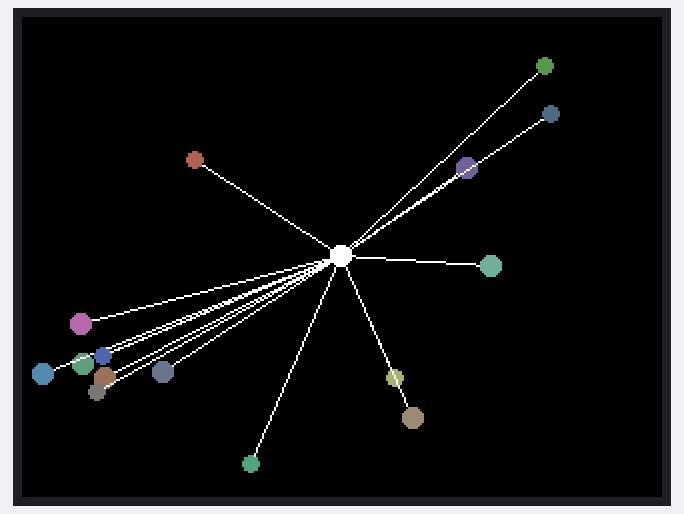
The sketch below on a simulated ESP32. On the bench: 320×240 colour display. Random numbers use the default seed unless the sketch sets one.

Above: at 0.4 s.
At 0.9 s:
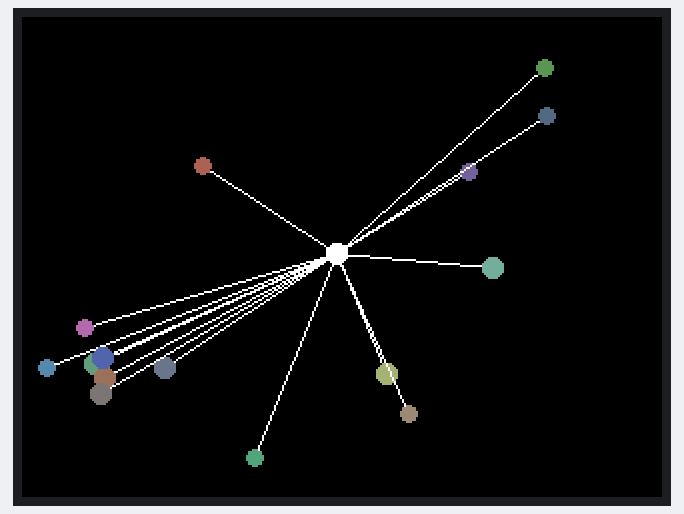
At 1.4 s:
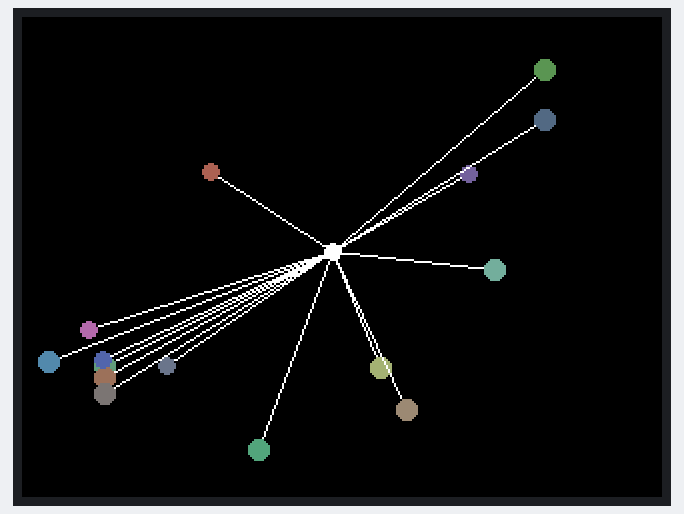
At 10.73 s:
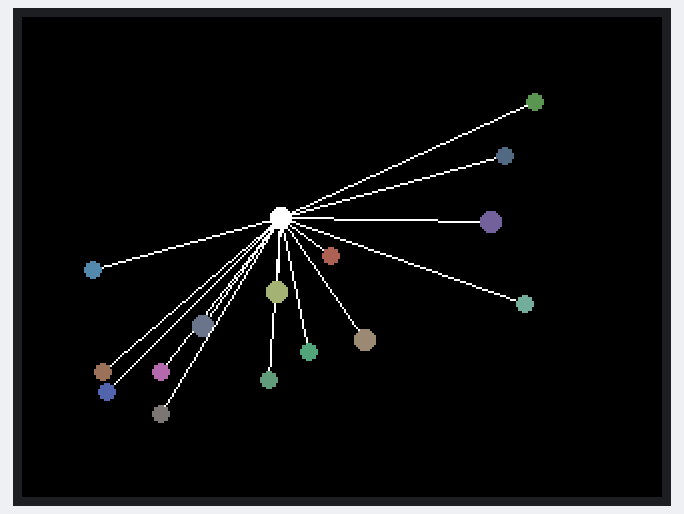
At 20.0 s:
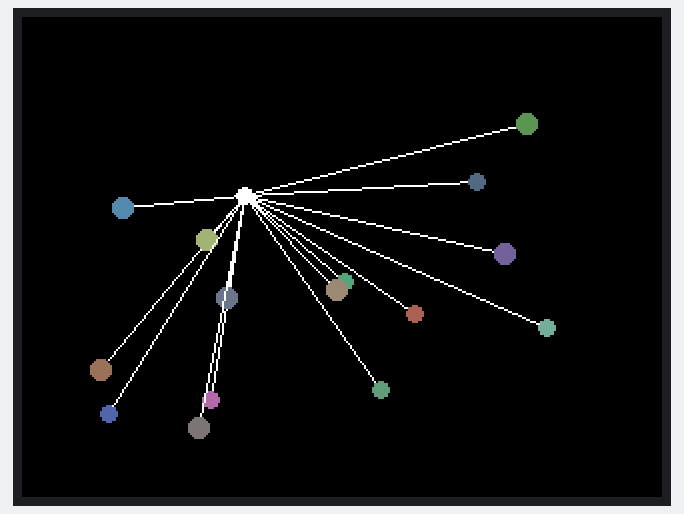
At 39.5 s:
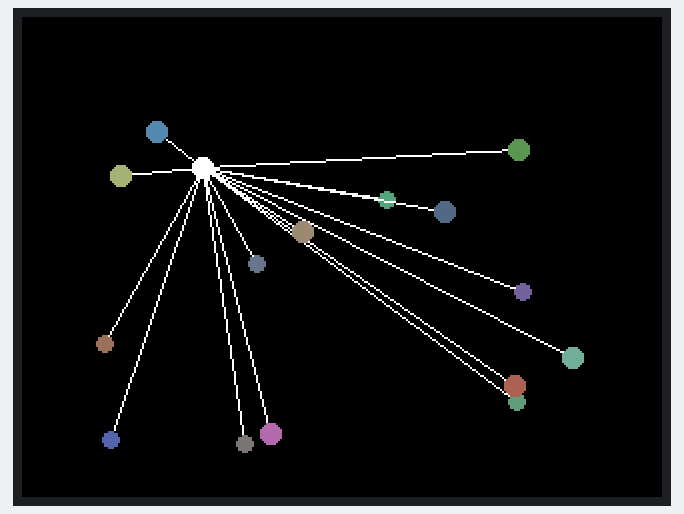

Measured:
- what the display in image 1 shows lasts 0.5 s, from 0.9 s to 1.4 s

The sketch:

WhatStays.ino
```cpp
/*
 WHAT STAYS, a generative art representing relationships.
*/

#include "TFT_eSPI.h"

TFT_eSPI tft= TFT_eSPI();
TFT_eSprite sprite = TFT_eSprite(&tft);

//size of the screen
int screenH;
int screenW;

// the white dot position
float meX;
float meY;
float destinationMX;
float destinationMY;


//A color dot struct
struct Dot {
  float x;
  float y;
  float destinationX;
  float destinationY;

  bool active;

  float frozenX;
  float frozenY;

  uint16_t color;
};

//choosing how many color dots you want to have
const int DOT_NUM = 15;
Dot dots[DOT_NUM];


void setup() {

tft.init();
tft.setRotation(1);

screenH = tft.height();
screenW = tft.width();

//create the invisible canvas
sprite.createSprite(screenW, screenH);

//The white dot starting positions
  meX =screenW /2;
  meY =screenH /2;
  destinationMX = random(5, screenW - 5);
  destinationMY = random(5, screenH - 5);

    //Generating the color dots in random positions, colors, and movements
   for (int i = 0 ; i < DOT_NUM ; i++){

    //random position generation
    dots[i].x = random(5, screenW - 5);
    dots[i].y = random(5, screenH - 5);

    //random destination position generation
    dots[i].destinationX = random(5, screenW - 5);
    dots[i].destinationY = random(5, screenH - 5);


    /* all color dots initially start as active dots, meaning
    that they all appear on the screen */
    dots[i].active = true;

     //random color generation
    dots[i].color = tft.color565(random(80,180), random(80,180),  random(80,180));


   }

}

void loop() {
  // coloring the canvas black
  sprite.fillSprite(TFT_BLACK);


   //speed of the dots movement
   float speed = 0.01;

   //moving the white dot toward its destination
   meX += (destinationMX -   meX)*speed;
   meY += (destinationMY -   meY)*speed;

   //calculating the distance between the white dot and its destination
   float distanceMX= fabs(destinationMX -   meX);
   float distanceMY= fabs(destinationMY -   meY);

   //choosing a new random destination when the white dot reaches its destination
   if (distanceMX < 2 && distanceMY < 2 ){
    destinationMX = random(5, screenW - 5);
    destinationMY = random(5, screenH - 5);
   }


   // Draw all the colored dots

  for (int i = 0; i < DOT_NUM; i++) {

    //moving each color dot toward its destination
    dots[i].x += (dots[i].destinationX -  dots[i].x)*speed;
    dots[i].y += (dots[i].destinationY -  dots[i].y)*speed;


    //calculating the distance between the color dot and its destination
    float distanceX= fabs(dots[i].destinationX -  dots[i].x);
    float distanceY= fabs(dots[i].destinationY -  dots[i].y);


    //choosing a new random destination when the color dot reaches its destination
    if (distanceX < 2 && distanceY < 2 ){
      dots[i].destinationX = random(5, screenW - 5);
      dots[i].destinationY = random(5, screenH - 5);

    }

    //drawing a line between the white dot and the active color dots
    if (dots[i].active ){
      sprite.drawLine(meX, meY, dots[i].x, dots[i].y, TFT_WHITE);

    }

    //keeping the line connected to the last position of a disappeared dot
    if(!dots[i].active ){
    sprite.drawLine(meX, meY, dots[i].frozenX, dots[i].frozenY, TFT_WHITE);
    }


    //drawing the color dots that are still active
    if(dots[i].active){
    sprite.fillCircle( dots[i].x,  dots[i].y,  random(4,6), dots[i].color );
    }


  }

   //disappearing
    //randomly choosing a color dot to disappear
    if (random(250) == 0) {
    int randomDot = random(DOT_NUM);
    if (dots[randomDot].active){
    //saving the last position of the dot before it disappears
    dots[randomDot].frozenX = dots[randomDot].x;
    dots[randomDot].frozenY = dots[randomDot].y;
    dots[randomDot].active = false;
    }
    }

    //randomly choosing a disappeared dot to appear again
    if (random(250) == 0) {
    int randomDot = random(DOT_NUM);
    if (!dots[randomDot].active){
      //bringing the dot back to its last position
      dots[randomDot].x = dots[randomDot].frozenX;
      dots[randomDot].y = dots[randomDot].frozenY;
      dots[randomDot].active = true;
    }

    }

    //drawing the white dot
    sprite.fillCircle( meX, meY, random(4,6), TFT_WHITE);

    //displaying the canvas on the screen
    sprite.pushSprite(0,0);

    //small delay before drawing the next frame
    delay(20);


}
```
